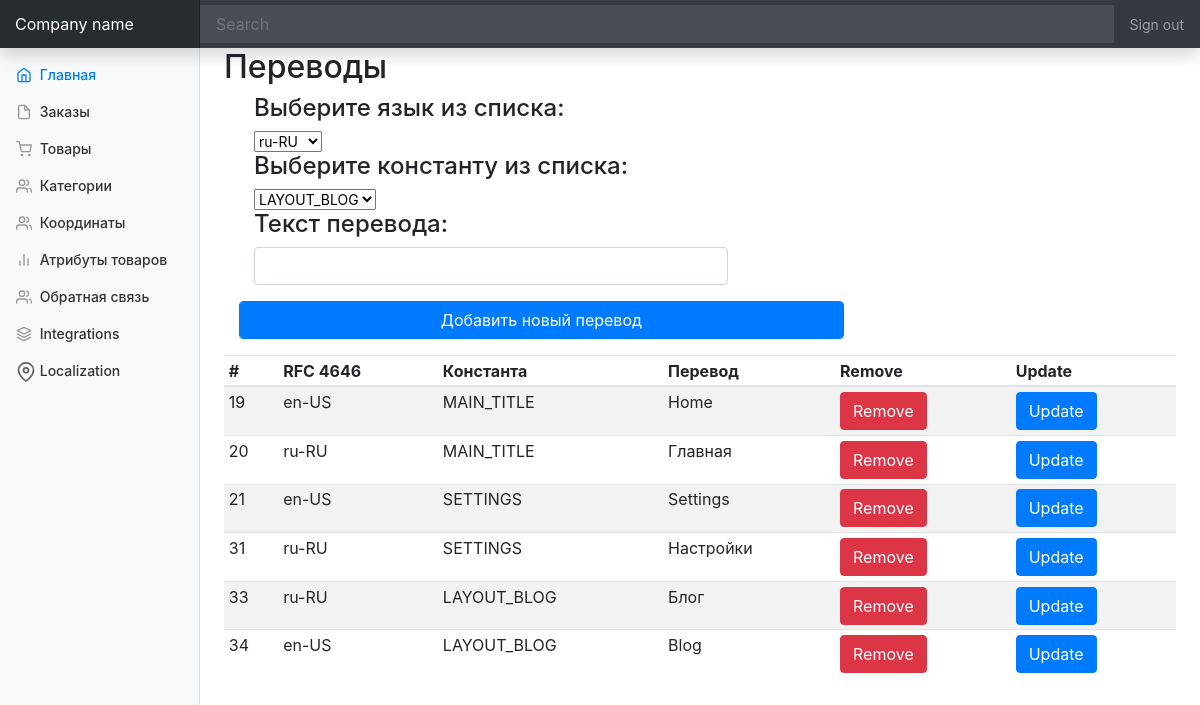
The app's page /index.php?ctrl=Translations&act=translateList with its own data.
### tables this page shows
CREATE TABLE IF NOT EXISTS `translations` (
  `translationID` int(11) NOT NULL AUTO_INCREMENT,
  `translationTag` int(11) NOT NULL,
  `translationConst` int(11) NOT NULL,
  `translationsText` varchar(250) NOT NULL,
  PRIMARY KEY (`translationID`)
);

CREATE TABLE IF NOT EXISTS `language` (
  `langID` int(6) UNSIGNED NOT NULL,
  `langTag` varchar(25) NOT NULL,
  PRIMARY KEY (`langID`),
  UNIQUE KEY `langTag` (`langTag`)
);

CREATE TABLE IF NOT EXISTS `constants` (
  `constantID` int(11) NOT NULL AUTO_INCREMENT,
  `constantTitle` varchar(100) NOT NULL,
  UNIQUE KEY `constantID` (`constantID`),
  UNIQUE KEY `constantTitle` (`constantTitle`)
);

### controllers/panel/MainController.php (called while the page is built, shortened)
<?php
class MainController extends BaseController {
    public function start(  ){
        $controller = $this->request->getGetValue('ctrl');
        $action = $this->request->getGetValue('act');
        $controllerClass = "controllers\\panel\\{$controller}Controller";
        if(class_exists($controllerClass)){
            $controllerInstance = new $controllerClass();
        }
        if(method_exists($controllerClass, "{$action}Action")){
            $viewToInclude = $controllerInstance->{"{$action}Action"}();
        }
        else{
            $controller = "Home";
            $action = "index";
            $controllerClass = "controllers\\panel\\{$controller}Controller";
            $controllerInstance = new $controllerClass();
            $viewToInclude = $controllerInstance->{"{$action}Action"}();
        }
        $this->view = $controllerInstance->view;
        include_once "views/Default/header.php";
        include_once "views/$controller/$viewToInclude.php";
    }
}

### index.php (called while the page is built, shortened)
<?php
$app = new MainController();
$app->start();

### controllers/panel/BaseController.php (called while the page is built, shortened)
<?php
class BaseController{
    public function __construct(){
        $this->view = new View();
    }
}

### utils/View.php (called while the page is built, shortened)
<?php
class View{
    private $storage = [];
    public function __get($name){
        if(isset($this->storage[$name])){
            return $this->storage[$name];
        }
        return null;
    }
    public function __set($name, $value){
        $this->storage[$name] = $value;
    }
}

### models/Language.php (called while the page is built, shortened)
<?php
class Language
{
    public static function GetLanguages( $limit = 10 , $offset = 0)
    {
        $stm = MySQL::$db->prepare("SELECT * FROM `language` LIMIT $offset,$limit");
        $stm->execute();
        $languages = $stm->fetchAll(\PDO::FETCH_OBJ);
        return $languages;
    }
}

### controllers/panel/TranslationsController.php (called while the page is built, shortened)
<?php
class TranslationsController extends BaseController
{
    public function translateListAction(  )
    {
        $this->view->languages =  Language::GetLanguages(10,0);
        $this->view->constants = Constant::GetConstants(10,0);
        $this->view->translations = Translation::GetTranslations(10,0);
        return 'translations-list';
    }
}

### models/Constant.php (called while the page is built, shortened)
<?php
class Constant
{
    public static function GetConstants( $limit = 10 , $offset = 0)
    {
        $stm = MySQL::$db->prepare("SELECT * FROM constants LIMIT $offset,$limit");
        $stm->execute();
        $constants = $stm->fetchAll(\PDO::FETCH_OBJ);
        return $constants;
    }
}

### models/Translation.php (called while the page is built, shortened)
<?php
class Translation
{
    public static function GetTranslations( $limit = 10 , $offset = 0)
    {
        $stm = MySQL::$db->prepare("SELECT * FROM translations LIMIT $offset,$limit");
        $stm->execute();
        $translations = $stm->fetchAll(\PDO::FETCH_OBJ);
        return $translations;
    }
}

### views/Translations/translations-list.php (the view, shortened to what this page needs)
<main role="main" class="col-md-9 ml-sm-auto col-lg-10 px-4">
    <h2>Переводы </h2>
    <form class="col-8">
        <div class="form-group">
            <div class="container">
                <h4 class="page-header">Выберите язык из списка:</h4>
                <div class="row">
                    <div class="col-sm-10">
                        <select name="languages" id="langID" >
                            <?php
                            foreach ($this->view->languages as $lang){
                                echo '<option selected value="'.$lang->langID.'">'.$lang->langTag.'</option>';
                            }
                            ?>
                        </select>
                    </div>
                </div>
            </div>
            <div class="container">
                <h4 class="page-header">Выберите константу из списка:</h4>
                <div class="row">
                    <div class="col-sm-10">
                        <select name="languages" id="constantID" >
                            <?php
                            foreach ($this->view->constants as $const)
                            {
                                echo '<option value="'.$const->constantID.'">'.$const->constantTitle.'</option>';
                            }
                            ?>
                        </select>
                    </div>
                </div>
            </div>
            <div class="container">
                <h4 class="page-header">Текст перевода:</h4>
                <div class="row">
                    <div class="col-sm-10">
                        <input class="form-control" id="Text" />
                    </div>
                </div>
            </div>
        </div>
        <div class="form-group">
            <div id="addTranslate" class="btn btn-primary form-control">Добавить новый перевод</div>
        </div>
    </form>
    <div class="table-responsive">
        <table class="table table-striped table-sm">
            <thead>
            <tr>
                <th>#</th>
                <th>RFC 4646</th>
                <th>Константа</th>
                <th>Перевод</th>
                <th>Remove</th>
                <th>Update</th>
            </tr>
            </thead>
            <tbody id="translationsTable">
            <?php foreach ( $this->view->translations as $translate ) { ?>
                <tr data-translation-id="<?= $translate->translationID?>">
                    <td><?= $translate->translationID  ?></td>
                    <td><?php foreach ($this->view->languages as $lang)
                        if($lang->langID == $translate->translationTag )
                        {
                            echo $lang->langTag;
                            break;
                        }
                        ?></td>
                    <td><?php foreach ($this->view->constants as $const)
                            if($const->constantID == $translate->translationConst )
                            {
                                echo $const->constantTitle;
                                break;
                            }
                            ?></td>
                    <td><?= $translate->translationsText ?></td>
                    <td><button data-translation-id="<?= $translate->translationID ?>" class="btn btn-danger" >Remove</button></td>
                    <td><a class="btn btn-primary" href="#">Update</a></td>
                </tr>
            <?php } ?>
            </tbody>
        </table>
    </div>
</main>
</div>
</div>

### assets/css/styles.css (style rules this page uses)
body { font-size: .875rem; }
[role="main"] { padding-top: 48px; }

### records on screen
translations: translationID "19", translationsText "Home"
language: langTag "en-US"
constants: constantTitle "MAIN_TITLE"
translations: translationID "20", translationsText "Главная"
language: langTag "ru-RU"
translations: translationID "21", translationsText "Settings"
constants: constantTitle "SETTINGS"
translations: translationID "31", translationsText "Настройки"
translations: translationID "33", translationsText "Блог"
constants: constantTitle "LAYOUT_BLOG"
translations: translationID "34", translationsText "Blog"

### other values on screen
form field languages "ru-RU"
form field languages "LAYOUT_BLOG"
